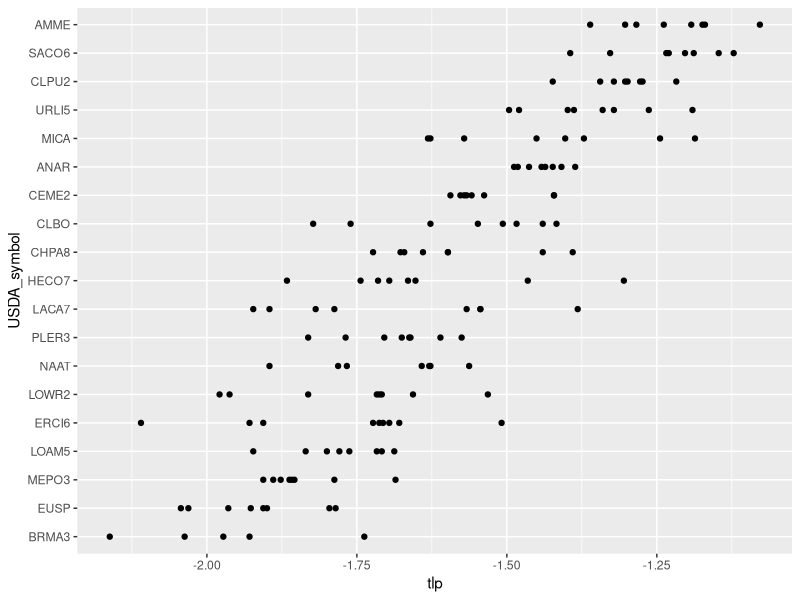

Recreate this plot in R. (Note: this script raises an error after producing the figure.)
rm(list = ls())
library(tidyverse)

outfile <- 'data-raw/cleaned_trait_data/clean_tlp.csv'

tlp_dat <- read_csv('data-raw/raw_trait_data/Sedgwick_TLP_2017.csv')
alias <- read_csv('data-raw/alias.csv')


tlp_dat <- 
  tlp_dat %>% 
  rename('alias' = species) %>% 
  left_join(alias) %>% 
  select(sequence, USDA_symbol, individual, leaf, osmotic_potential, tlp) 

tlp_dat %>% 
  group_by( USDA_symbol) %>% 
  mutate( mtlp = mean(tlp, na.rm = T)) %>% 
  ungroup() %>% 
  mutate( USDA_symbol = factor(USDA_symbol, levels = unique( USDA_symbol[ order(mtlp) ] ), ordered = T)) %>% 
  ggplot( aes( x = USDA_symbol, y = tlp)) + 
  geom_point() + 
  coord_flip()
  
average_tlp <- 
  tlp_dat %>% 
  group_by( USDA_symbol ) %>% 
  summarise( tlp = mean(tlp, na.rm = T))

average_tlp %>% 
  write_csv(path = outfile)
